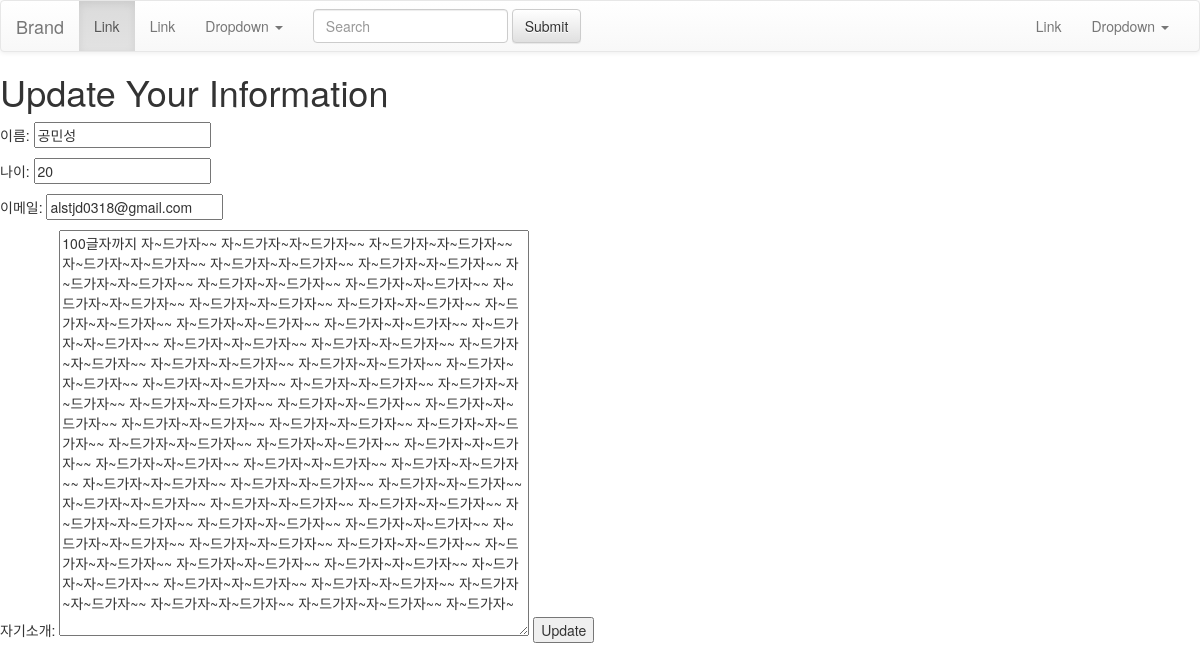
The app's page //edit/28 with its own data.
### signup/models.py (models this page shows, shortened)
class Signup(models.Model):
    name = models.CharField(max_length=100)
    age = models.IntegerField()
    pub_date = models.DateTimeField()
    email = models.EmailField(max_length=100)
    introduce = models.TextField()
    image = models.ImageField(upload_to='images/',default='')

### signup/views.py (the view)
# urls.py: path('edit/<int:id>', views.edit, name="edit"),
def edit(request, id):
    edit_signup = Signup.objects.get(pk=id)
    return render(request, 'edit.html', {'signup':edit_signup})

### signup/templates/edit.html (shortened to what this page needs)
{% extends 'base.html' %}
{% block contents %}
<h1>Update Your Information</h1>
<form action="{% url 'update' signup.id %}" method="POST">
    <p>이름: <input type="text" name="name" value="{{signup.name}}"></p>
    <p>나이: <input type="text" name="age" value="{{signup.age}}"></p>
    <p>이메일: <input type="text" name="email" value="{{signup.email}}"></p>
    자기소개: <textarea name="introduce" cols="60" rows="20">{{signup.introduce}}</textarea>
    <button type="submit">Update</button>
</form>
{% endblock%}

### records on screen
Signup: name "공민성", age "20", email "alstjd0318@gmail.com", introduce "100글자까지 자~드가자~~ 자~드가자~자~드가자~~ 자~드가자~자~드가자~~ 자~드가자~자~드가자~~ 자~드가자~자~드가자~~ 자~드가자~자~드가자~~ 자~드가자~자~드가자~~ 자~드가자~자~드가자~~ 자~드가자~자~드가자~~ 자~드가자~자~드가자~~ 자~드가자~자~드가자~~ 자~드가자~자~드가자~~ 자~드가자~자~드가자~~ 자~드가자~자~드가자~~ 자~드가자~자~드가자~~ 자~드가자~자~드가자~~ 자~드가자~자~드가자~~ 자~드가자~자~드가자~~ 자~드가자~자~드가자~~ 자~드가자~자~드가자~~ 자~드가자~자~드가자~~ 자~드가자~자~드가자~~ 자~드가자~자~드가자~~ 자~드가자~자~드가자~~ 자~드가자~자~드가자~~ 자~드가자~자~드가자~~ 자~드가자~자~드가자~~ 자~드가자~자~드가자~~ 자~드가자~자~드가자~~ 자~드가자~자~드가자~~ 자~드가자~자~드가자~~ 자~드가자~자~드가자~~ 자~드가자~자~드가자~~ 자~드가자~자~드가자~~ 자~드가자~자~드가자~~ 자~드가자~자~드가자~~ 자~드가자~자~드가자~~ 자~드가자~자~드가자~~ 자~드가자~자~드가자~~ 자~드가자~자~드가자~~ 자~드가자~자~드가자~~ 자~드가자~자~드가자~~ 자~드가자~자~드가자~~ 자~드가자~자~드가자~~ 자~드가자~자~드가자~~ 자~드가자~자~드가자~~ 자~드가자~자~드가자~~ 자~드가자~자~드가자~~ 자~드가자~자~드가자~~…"
